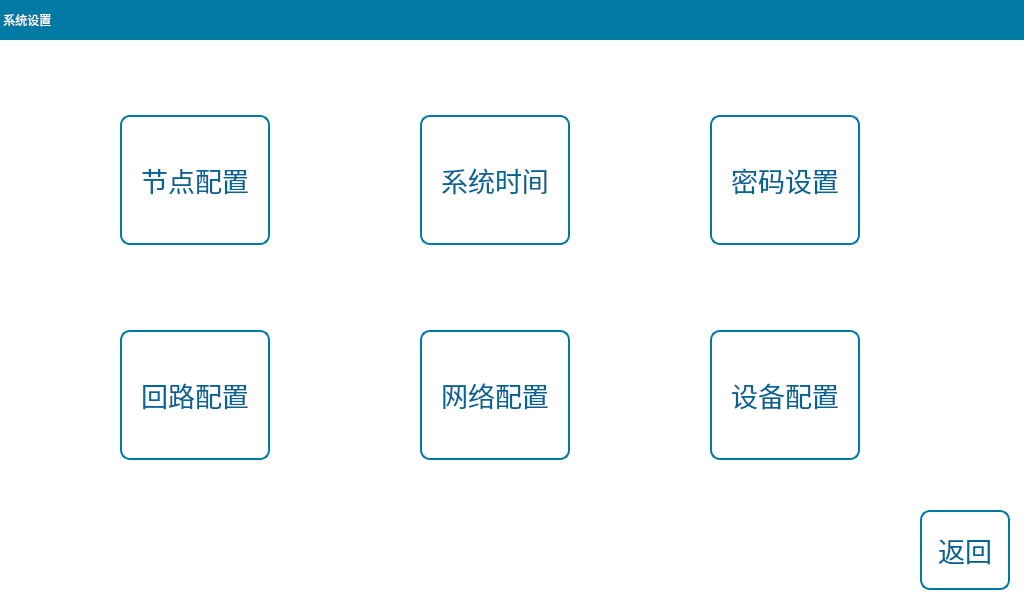
<?xml version="1.0" encoding="UTF-8"?>
<ui version="4.0">
 <class>SystemSet</class>
 <widget class="QWidget" name="SystemSet">
  <property name="geometry">
   <rect>
    <x>0</x>
    <y>0</y>
    <width>1024</width>
    <height>600</height>
   </rect>
  </property>
  <property name="windowTitle">
   <string>Form</string>
  </property>
  <property name="styleSheet">
   <string notr="true">QWidget#SystemSet{
color:rgb(15, 41, 68);
background-color: rgb(255, 255, 255);
}
QLCDNumber{
font: 12pt &quot;文泉驿等宽微米黑&quot;;
color: rgb(80, 175, 185);
border:1px solid white;
border-color: rgb(79, 229, 219);
border-radius:8px;
}
QToolButton{
font: 20pt &quot;文泉驿等宽微米黑&quot;;
color:rgb(0, 101, 150);
border:2px solid rgb(0, 122, 165);
border-radius:10px;
background-color: rgb(255, 255, 255);
}
QToolButton:disabled{
font: 20pt &quot;文泉驿等宽微米黑&quot;;
color: rgb(180, 180, 180);
border-color: rgb(180, 180, 180);
}

QLabel{
font: 16pt &quot;文泉驿等宽微米黑&quot;;
color:rgb(15, 41, 68);
}
QLineEdit{
font: 16pt &quot;文泉驿等宽微米黑&quot;;
color:rgb(15, 41, 68);
border-radius:5px;
border:1px solid rgb(79, 229, 219);
background-color: rgb(255, 255, 255);
}
QComboBox {
color:rgb(15, 41, 68);
border:1px solid rgb(53, 156, 212);
 }
QComboBox QAbstractItemView::item{
font: 16pt &quot;文泉驿等宽微米黑&quot;;
color:rgb(15, 41, 68);
height:30px;
}
QDialog{
background-color: rgb(15, 41, 68);
}
QPushButton{
width:50px;
height:35px;
font: 14pt &quot;文泉驿等宽微米黑&quot;;
color: rgb(0, 0, 0);
border:2px solid rgb(28, 183, 200);
border-radius:10px;
background-color: rgb(15, 41, 68);
}</string>
  </property>
  <widget class="QStackedWidget" name="stackedWgtBtn">
   <property name="geometry">
    <rect>
     <x>0</x>
     <y>0</y>
     <width>1024</width>
     <height>600</height>
    </rect>
   </property>
   <property name="styleSheet">
    <string notr="true">background-color: rgb(255, 255, 255);</string>
   </property>
   <property name="currentIndex">
    <number>0</number>
   </property>
   <widget class="QWidget" name="pageBtn">
    <widget class="QToolButton" name="tBtnConfNode">
     <property name="geometry">
      <rect>
       <x>120</x>
       <y>115</y>
       <width>150</width>
       <height>130</height>
      </rect>
     </property>
     <property name="font">
      <font>
       <family>文泉驿等宽微米黑</family>
       <pointsize>20</pointsize>
       <weight>50</weight>
       <italic>false</italic>
       <bold>false</bold>
      </font>
     </property>
     <property name="focusPolicy">
      <enum>Qt::NoFocus</enum>
     </property>
     <property name="text">
      <string>节点配置</string>
     </property>
     <property name="icon">
      <iconset resource="../image.qrc">
       <normaloff>:/Image/node.png</normaloff>:/Image/node.png</iconset>
     </property>
     <property name="iconSize">
      <size>
       <width>80</width>
       <height>80</height>
      </size>
     </property>
     <property name="toolButtonStyle">
      <enum>Qt::ToolButtonTextUnderIcon</enum>
     </property>
    </widget>
    <widget class="QToolButton" name="tBtnConfLoop">
     <property name="geometry">
      <rect>
       <x>120</x>
       <y>330</y>
       <width>150</width>
       <height>130</height>
      </rect>
     </property>
     <property name="font">
      <font>
       <family>文泉驿等宽微米黑</family>
       <pointsize>20</pointsize>
       <weight>50</weight>
       <italic>false</italic>
       <bold>false</bold>
      </font>
     </property>
     <property name="focusPolicy">
      <enum>Qt::NoFocus</enum>
     </property>
     <property name="text">
      <string>回路配置</string>
     </property>
     <property name="icon">
      <iconset resource="../image.qrc">
       <normaloff>:/Image/connect.png</normaloff>:/Image/connect.png</iconset>
     </property>
     <property name="iconSize">
      <size>
       <width>80</width>
       <height>80</height>
      </size>
     </property>
     <property name="toolButtonStyle">
      <enum>Qt::ToolButtonTextUnderIcon</enum>
     </property>
    </widget>
    <widget class="QToolButton" name="tBtnConfTime">
     <property name="geometry">
      <rect>
       <x>420</x>
       <y>115</y>
       <width>150</width>
       <height>130</height>
      </rect>
     </property>
     <property name="font">
      <font>
       <family>文泉驿等宽微米黑</family>
       <pointsize>20</pointsize>
       <weight>50</weight>
       <italic>false</italic>
       <bold>false</bold>
      </font>
     </property>
     <property name="focusPolicy">
      <enum>Qt::NoFocus</enum>
     </property>
     <property name="text">
      <string>系统时间</string>
     </property>
     <property name="icon">
      <iconset resource="../image.qrc">
       <normaloff>:/Image/time.png</normaloff>:/Image/time.png</iconset>
     </property>
     <property name="iconSize">
      <size>
       <width>80</width>
       <height>80</height>
      </size>
     </property>
     <property name="toolButtonStyle">
      <enum>Qt::ToolButtonTextUnderIcon</enum>
     </property>
    </widget>
    <widget class="QToolButton" name="tBtnConfSystem">
     <property name="geometry">
      <rect>
       <x>710</x>
       <y>330</y>
       <width>150</width>
       <height>130</height>
      </rect>
     </property>
     <property name="font">
      <font>
       <family>文泉驿等宽微米黑</family>
       <pointsize>20</pointsize>
       <weight>50</weight>
       <italic>false</italic>
       <bold>false</bold>
      </font>
     </property>
     <property name="focusPolicy">
      <enum>Qt::NoFocus</enum>
     </property>
     <property name="text">
      <string>设备配置</string>
     </property>
     <property name="icon">
      <iconset resource="../image.qrc">
       <normaloff>:/Image/key.png</normaloff>:/Image/key.png</iconset>
     </property>
     <property name="iconSize">
      <size>
       <width>80</width>
       <height>80</height>
      </size>
     </property>
     <property name="toolButtonStyle">
      <enum>Qt::ToolButtonTextUnderIcon</enum>
     </property>
    </widget>
    <widget class="QToolButton" name="tBtnConfPwd">
     <property name="geometry">
      <rect>
       <x>710</x>
       <y>115</y>
       <width>150</width>
       <height>130</height>
      </rect>
     </property>
     <property name="font">
      <font>
       <family>文泉驿等宽微米黑</family>
       <pointsize>20</pointsize>
       <weight>50</weight>
       <italic>false</italic>
       <bold>false</bold>
      </font>
     </property>
     <property name="focusPolicy">
      <enum>Qt::NoFocus</enum>
     </property>
     <property name="text">
      <string>密码设置</string>
     </property>
     <property name="icon">
      <iconset resource="../image.qrc">
       <normaloff>:/Image/pwd.png</normaloff>:/Image/pwd.png</iconset>
     </property>
     <property name="iconSize">
      <size>
       <width>80</width>
       <height>80</height>
      </size>
     </property>
     <property name="toolButtonStyle">
      <enum>Qt::ToolButtonTextUnderIcon</enum>
     </property>
    </widget>
    <widget class="QToolButton" name="tBtnConfNetWork">
     <property name="geometry">
      <rect>
       <x>420</x>
       <y>330</y>
       <width>150</width>
       <height>130</height>
      </rect>
     </property>
     <property name="font">
      <font>
       <family>文泉驿等宽微米黑</family>
       <pointsize>20</pointsize>
       <weight>50</weight>
       <italic>false</italic>
       <bold>false</bold>
      </font>
     </property>
     <property name="focusPolicy">
      <enum>Qt::NoFocus</enum>
     </property>
     <property name="text">
      <string>网络配置</string>
     </property>
     <property name="icon">
      <iconset resource="../image.qrc">
       <normaloff>:/Image/selfCheck.png</normaloff>:/Image/selfCheck.png</iconset>
     </property>
     <property name="iconSize">
      <size>
       <width>80</width>
       <height>80</height>
      </size>
     </property>
     <property name="toolButtonStyle">
      <enum>Qt::ToolButtonTextUnderIcon</enum>
     </property>
    </widget>
    <widget class="QToolButton" name="tBtnBackMain">
     <property name="enabled">
      <bool>true</bool>
     </property>
     <property name="geometry">
      <rect>
       <x>920</x>
       <y>510</y>
       <width>90</width>
       <height>80</height>
      </rect>
     </property>
     <property name="font">
      <font>
       <family>文泉驿等宽微米黑</family>
       <pointsize>20</pointsize>
       <weight>50</weight>
       <italic>false</italic>
       <bold>false</bold>
      </font>
     </property>
     <property name="focusPolicy">
      <enum>Qt::NoFocus</enum>
     </property>
     <property name="text">
      <string>返回</string>
     </property>
     <property name="icon">
      <iconset resource="../image.qrc">
       <normaloff>:/Image/back.png</normaloff>:/Image/back.png</iconset>
     </property>
     <property name="iconSize">
      <size>
       <width>35</width>
       <height>35</height>
      </size>
     </property>
     <property name="toolButtonStyle">
      <enum>Qt::ToolButtonTextUnderIcon</enum>
     </property>
    </widget>
    <widget class="QLabel" name="label_27">
     <property name="geometry">
      <rect>
       <x>0</x>
       <y>0</y>
       <width>1024</width>
       <height>40</height>
      </rect>
     </property>
     <property name="styleSheet">
      <string notr="true">font: 20pt &quot;文泉驿等宽微米黑&quot;;
color: rgb(255, 255, 255);
background-color:rgb(0, 122, 165);</string>
     </property>
     <property name="text">
      <string> 系统设置</string>
     </property>
    </widget>
   </widget>
   <widget class="QWidget" name="pageConf">
    <widget class="QStackedWidget" name="stackedWgtConf">
     <property name="geometry">
      <rect>
       <x>0</x>
       <y>0</y>
       <width>1024</width>
       <height>600</height>
      </rect>
     </property>
     <property name="styleSheet">
      <string notr="true">QCheckBox{
spacing: 5px;
font: 17pt &quot;文泉驿等宽微米黑&quot;;
color:rgb(15, 41, 68);
border:2px solid rgb(28, 183, 200);
border-radius:10px;
}
QCheckBox::indicator{
border:1px solid black;
width:20px;
height:20px;
margin-left:5px;
border-radius:2px;
image: url(:/Image/uncheck.png);
}
QCheckBox::indicator::unchecked {
image: url(:/Image/uncheck.png);
}
QCheckBox::indicator::checked {
image: url(:/Image/checked.png);
}</string>
     </property>
     <property name="currentIndex">
      <number>-1</number>
     </property>
    </widget>
    <widget class="QToolButton" name="tBtnConfBack">
     <property name="enabled">
      <bool>true</bool>
     </property>
     <property name="geometry">
      <rect>
       <x>920</x>
       <y>510</y>
       <width>90</width>
       <height>80</height>
      </rect>
     </property>
     <property name="focusPolicy">
      <enum>Qt::NoFocus</enum>
     </property>
     <property name="text">
      <string>返回</string>
     </property>
     <property name="icon">
      <iconset resource="../image.qrc">
       <normaloff>:/Image/back.png</normaloff>:/Image/back.png</iconset>
     </property>
     <property name="iconSize">
      <size>
       <width>35</width>
       <height>35</height>
      </size>
     </property>
     <property name="toolButtonStyle">
      <enum>Qt::ToolButtonTextUnderIcon</enum>
     </property>
     <property name="arrowType">
      <enum>Qt::NoArrow</enum>
     </property>
    </widget>
   </widget>
  </widget>
 </widget>
 <resources>
  <include location="../image.qrc"/>
 </resources>
 <connections/>
</ui>
